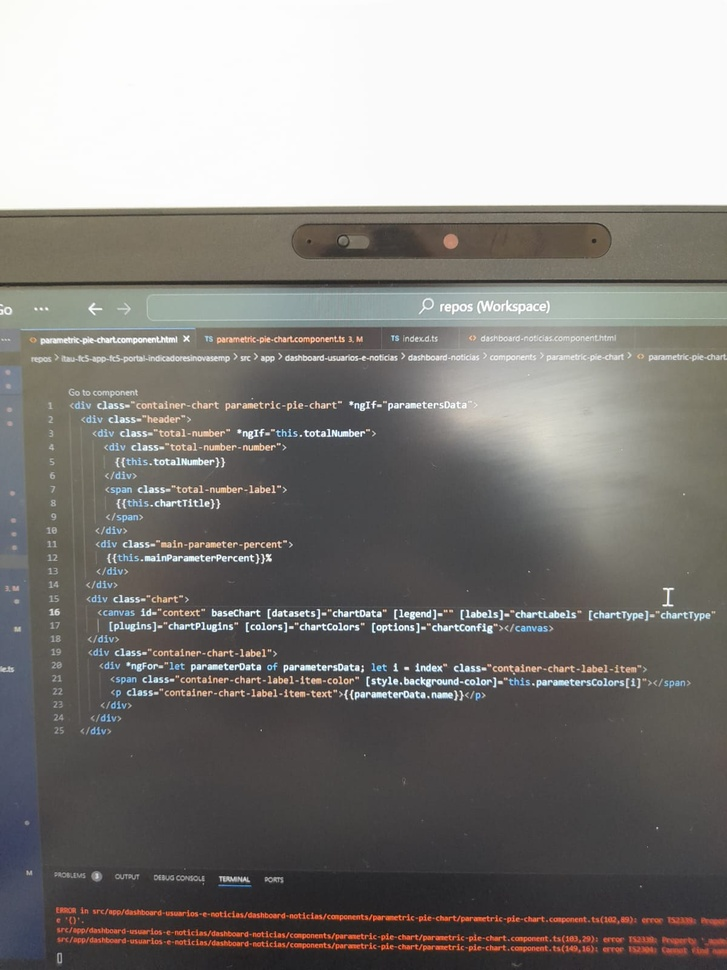
#> input picture software-enginnering/apps/readTextFromImage/image.jpeg, 727 x 970 px, shrunk from 1200 x 1600 before the run
$ python processAndPrepareImageToDetection.py
#> lines starting #> are read from the running program, lines starting #| are printed output that depends on the picture; after the words box and inside, x2 and y2 are one past the last pixel; in counts of white or black regions, pixels touching at a corner belong together
import cv2

# Carregando a imagem
imagem_path = "./image.jpeg"  # TODO: Substitua pelo caminho da sua imagem
imagem = cv2.imread(imagem_path)
#> imagem is the input picture: shape (970, 727, 3); mean B, G, R 127.1, 130, 132.6

# Verificando se a imagem foi carregada corretamente
if imagem is None:
    print("\nErro ao carregar a imagem.\n")
else:
    print("\nImagem carregada com sucesso.\n")

    # Convertendo a imagem para escala de cinza
    imagem_cinza = cv2.cvtColor(imagem, cv2.COLOR_BGR2GRAY)
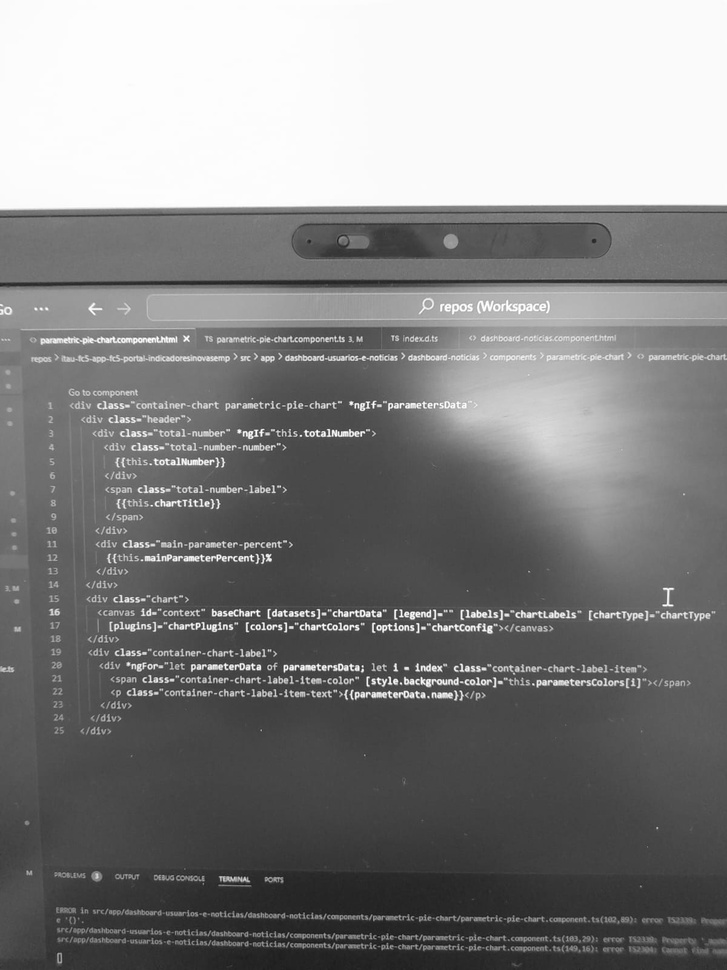
#> imagem_cinza: shape (970, 727); min 21, max 255, mean 130.5

    # Aplicando binarização (thresholding)
    _, imagem_binaria = cv2.threshold(imagem_cinza, 128, 255, cv2.THRESH_BINARY)
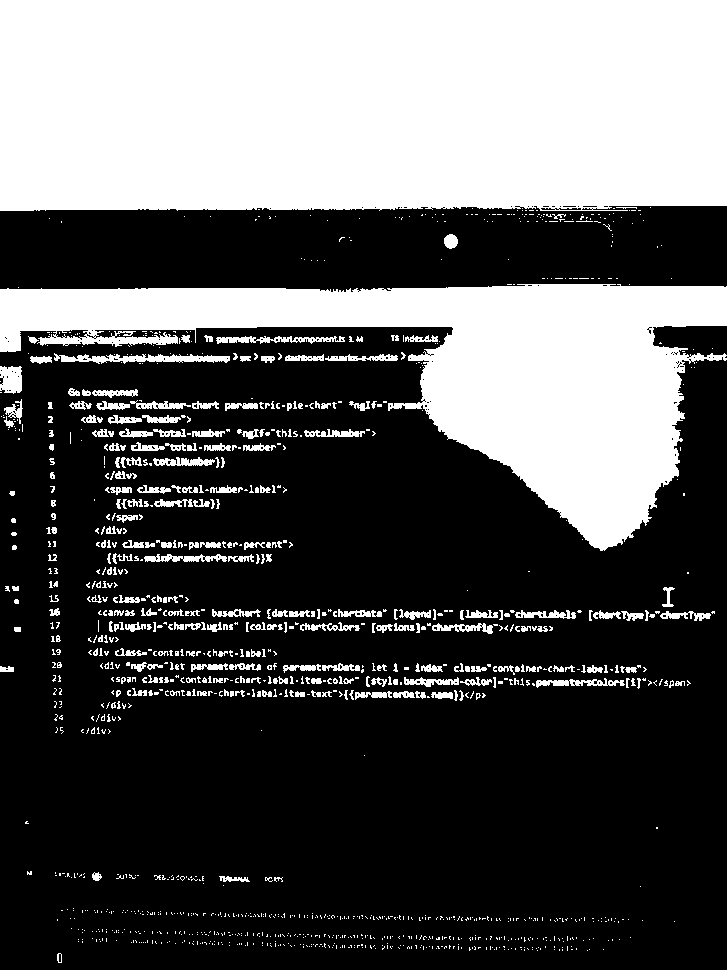
#> imagem_binaria: shape (970, 727); 35.5% white; 1311 white regions (1025 under 20 px), largest, box (x1, y1, x2, y2) and area: (0, 0, 727, 211) 151832, (0, 284, 727, 551) 72507, (54, 353, 230, 364) 1018

    # Aplicando um filtro para remover ruídos (opcional)
    imagem_sem_ruido = cv2.medianBlur(imagem_binaria, 5)
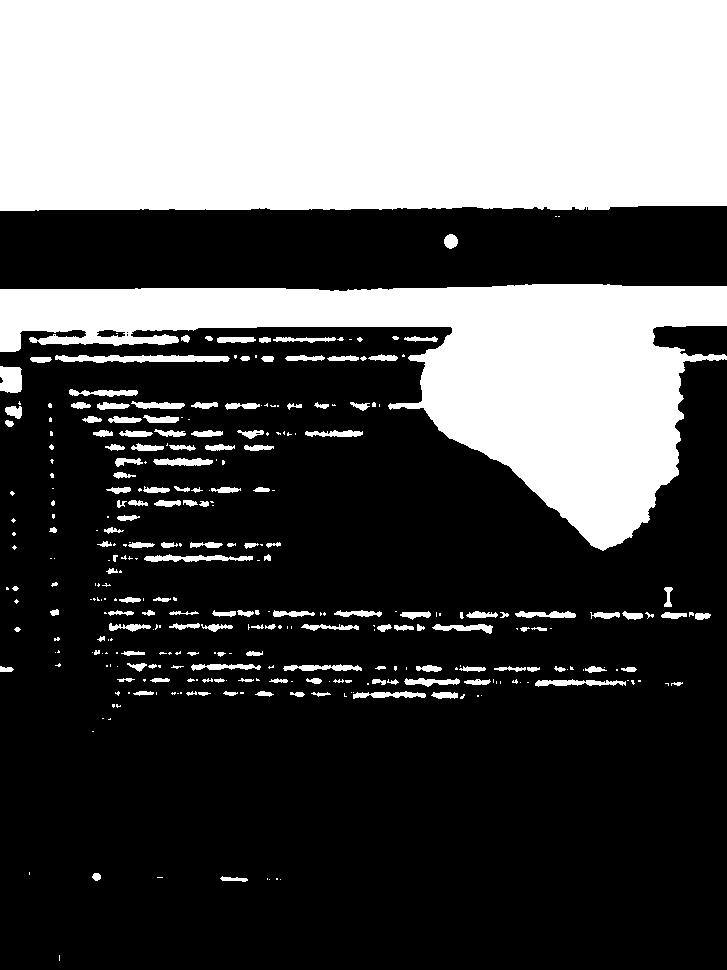
#> imagem_sem_ruido: shape (970, 727); 34.4% white; 320 white regions (165 under 20 px), largest, box (x1, y1, x2, y2) and area: (0, 0, 727, 211) 151894, (0, 284, 727, 551) 72757, (55, 355, 230, 363) 1024

    # Ajustando o contraste (opcional)
    alpha = 1.5  # Fator de contraste
    beta = 50  # Fator de brilho
    imagem_processada = cv2.convertScaleAbs(imagem_sem_ruido, alpha=alpha, beta=beta)

    # Exibindo a imagem original e a imagem processada
    cv2.imshow("Imagem Original", imagem)
    cv2.imshow("Imagem Processada", imagem_processada)
    cv2.waitKey(0)
    cv2.destroyAllWindows()
